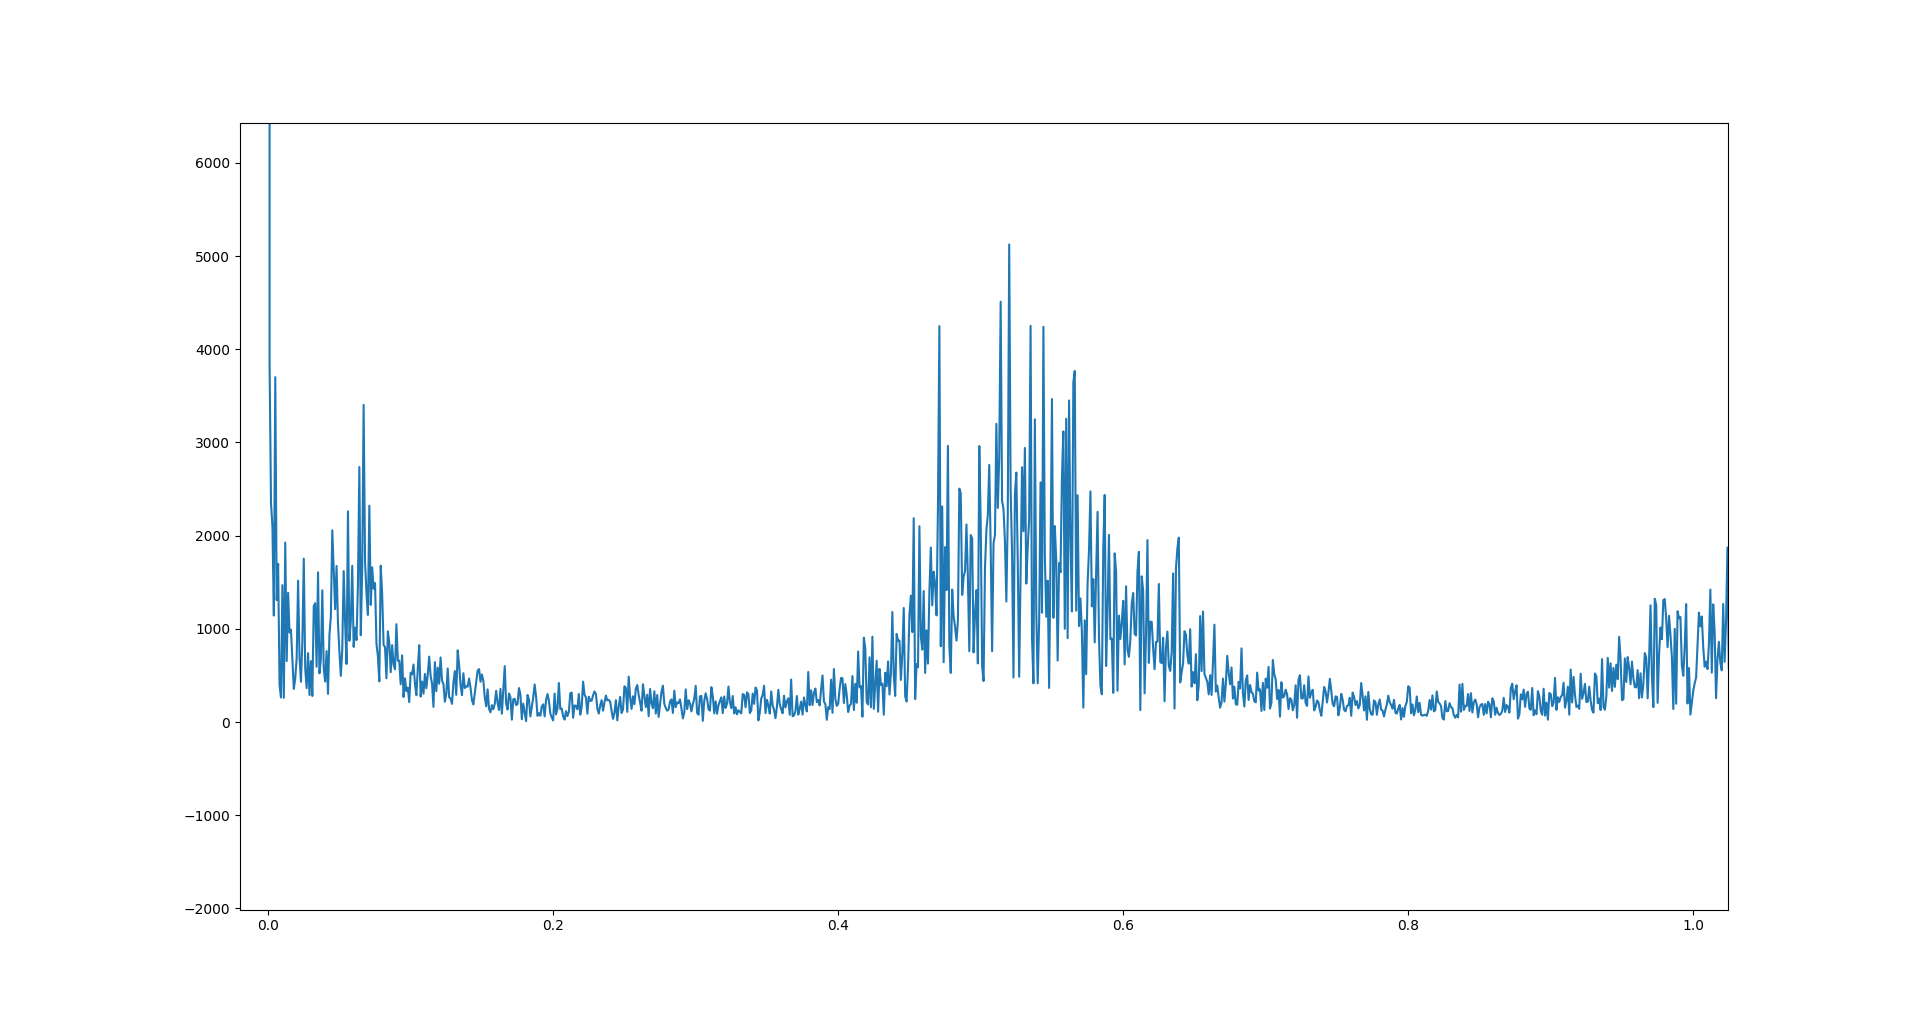

Write the Python code that produced this figure.

import numpy as np
import matplotlib.pyplot as plt
import datetime

fptr=open("./physiology/sub019_film 2_BloodPulse.csv",'r')
raw_data = fptr.read()
ts_data = raw_data.split('\n')#time_split data
len_of_tsdata = len(ts_data)-1#get 2d vector each row's end length

print ("Film 1 total time of ",len_of_tsdata," secs")

for i in range(len(ts_data)):
    ts_data[i]=ts_data[i].split(',')
start_time=datetime.datetime.strptime("16:40:08","%H:%M:%S")#time of show stimulation
end_time=datetime.datetime.strptime("16:48:28","%H:%M:%S")#time of show questionnaire
#change timestamp to object parsing with the format "%H:%M:%S"
print ("Film 1 start time of %H:%M:%S",start_time," ")
print ("Film 1 end time of %H:%M:%S",end_time," ")
total_sec=0
start_index=0
#find which time in the csv 2d vector file in what row shall we start
for i in range(0,len_of_tsdata):
	temp_time=datetime.datetime.strptime(ts_data[i][0]," %H:%M:%S.")
	if(start_time<=temp_time):
		total_sec+=1 #ok to start find the start point
		break;
	else:
		start_index=i+1 #keep accumulating the starting index to find in which row of csv file is the start point of watching video
#find the start_index of the 2d array in what row shall we sart to append data that is we really watch the video

final_data = np.array(ts_data[start_index][1:])#initilaization of the final y axis data to plot


#keep append, append until the video ends
for i in range(start_index,len_of_tsdata):
	temp_time=datetime.datetime.strptime(ts_data[i][0]," %H:%M:%S.") #uniformalize the time format
	if(start_time<=temp_time and temp_time<=end_time): #is in the interval, append
		total_sec+=1
		final_data = np.append(final_data,ts_data[i][1:])
	else: #out of interval , append ends
		break

final_data = final_data.astype(float)
fft_final_data = np.fft.fft(final_data)
#print("Avreage amplitude : ",average_amplitude)
#print("Total video watching time is ",end_time-start_time,"  len of final data is  ",len(final_data)) #will be 375000
time_axis = np.arange(0,total_sec,0.001,float) #from 0 to 10 seconds, the difference between each is 0.001 (as sampling freq = 1000 Hz)
#plot as the floating type
fft_final_data_abs = np.absolute(fft_final_data)
plt.plot(time_axis,fft_final_data_abs)#since we sample from 0 to 10 with precision 0.001(1000hz)
plt.show()
